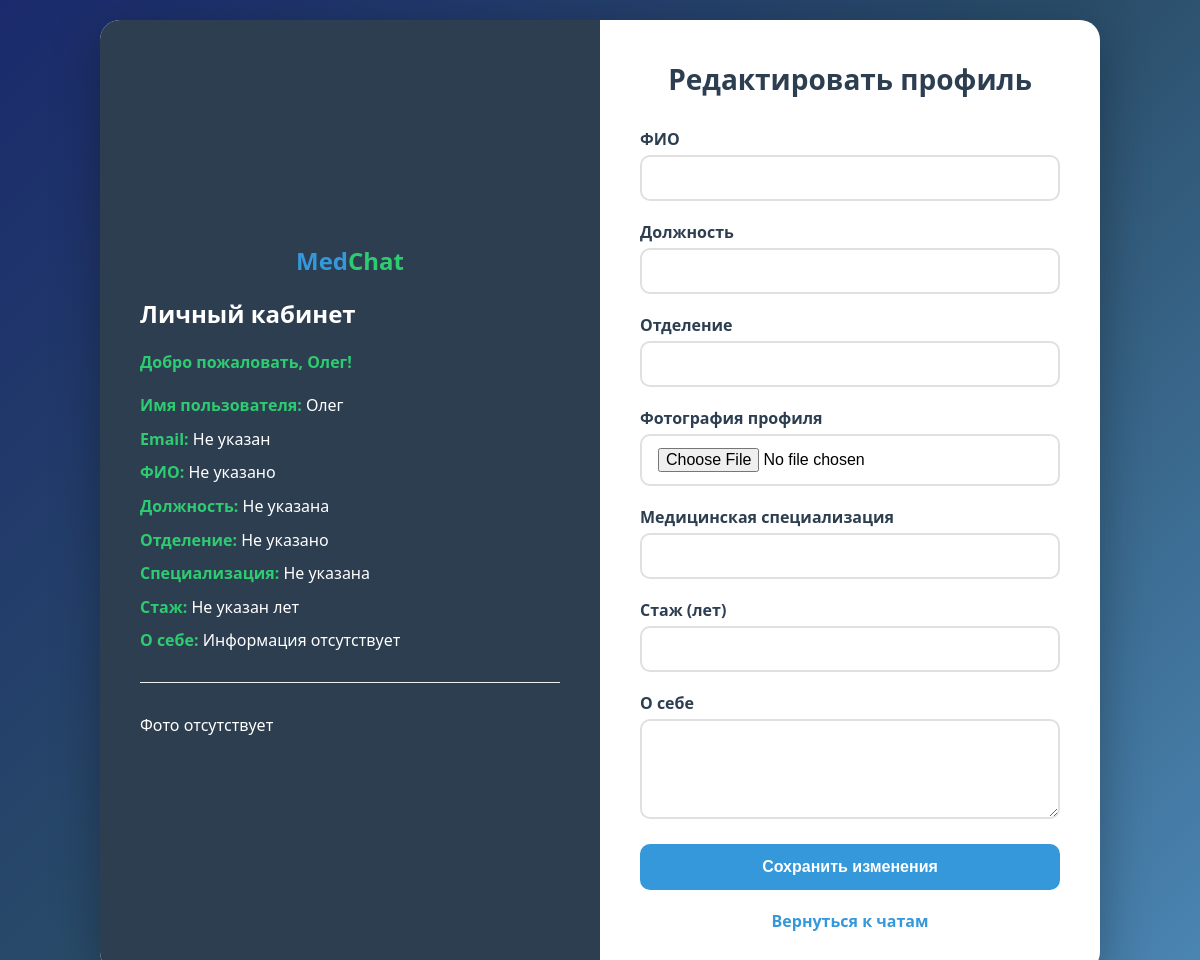
Screenshot of /profile/ (signed in) with the database file from the repository.
### messenger/models.py (models this page shows, shortened)
class Profile(models.Model):
    user = models.OneToOneField(User, on_delete=models.CASCADE, verbose_name="Пользователь")
    full_name = models.CharField("ФИО", max_length=150, blank=True)
    position = models.CharField("Должность", max_length=100, blank=True)
    department = models.CharField("Отделение", max_length=100, blank=True)
    photo = models.ImageField("Фотография", upload_to="profile_photos/", blank=True, null=True)
    medical_specialization = models.CharField("Медицинская специализация", max_length=200, blank=True)
    experience_years = models.PositiveIntegerField("Стаж (лет)", blank=True, null=True)
    bio = models.TextField("О себе", blank=True)

### messenger/views.py (the view)
# urls.py: path('profile/', views.profile, name='profile'),
@login_required
def profile(request):
    profile, created = Profile.objects.get_or_create(user=request.user)
    if request.method == 'POST':
        form = ProfileForm(request.POST, request.FILES, instance=profile)
        if form.is_valid():
            form.save()
            return redirect('profile')
    else:
        form = ProfileForm(instance=profile)
    return render(request, 'messenger/profile.html', {'form': form, 'profile': profile})

### messenger/forms.py
class ProfileForm(forms.ModelForm):
    class Meta:
        model = Profile
        fields = [
            'full_name', 'position', 'department', 'photo',
            'medical_specialization', 'experience_years', 'bio'
        ]
        labels = {
            'full_name': 'ФИО',
            'position': 'Должность',
            'department': 'Отделение',
            'photo': 'Фотография профиля',
            'medical_specialization': 'Медицинская специализация',
            'experience_years': 'Стаж (лет)',
            'bio': 'О себе',
        }
        widgets = {
            'full_name': forms.TextInput(attrs={'class': 'form-control'}),
            'position': forms.TextInput(attrs={'class': 'form-control'}),
            'department': forms.TextInput(attrs={'class': 'form-control'}),
            'photo': forms.FileInput(attrs={'class': 'form-control'}),
            'medical_specialization': forms.TextInput(attrs={'class': 'form-control'}),
            'experience_years': forms.NumberInput(attrs={'class': 'form-control', 'min': 0}),
            'bio': forms.Textarea(attrs={'class': 'form-control', 'rows': 4}),
        }

### messenger/templates/messenger/profile.html (shortened to what this page needs)
<!DOCTYPE html>
<html lang="ru">
<head>
</head>
<body>
    <div class="container">
        <div class="info-section">
            <div class="logo">
                <h3>Med<span>Chat</span></h3>
            </div>
            <h2>Личный кабинет</h2>
            <p><strong>Добро пожаловать, {{ user.username }}!</strong></p>
            <div class="profile-info">
                <p><strong>Имя пользователя:</strong> {{ user.username }}</p>
                <p><strong>Email:</strong> {{ user.email|default:"Не указан" }}</p>
                <p><strong>ФИО:</strong> {{ profile.full_name|default:"Не указано" }}</p>
                <p><strong>Должность:</strong> {{ profile.position|default:"Не указана" }}</p>
                <p><strong>Отделение:</strong> {{ profile.department|default:"Не указано" }}</p>
                <p><strong>Специализация:</strong> {{ profile.medical_specialization|default:"Не указана" }}</p>
                <p><strong>Стаж:</strong> {{ profile.experience_years|default:"Не указан" }} лет</p>
                <p><strong>О себе:</strong> {{ profile.bio|default:"Информация отсутствует" }}</p>
            </div>
            {% if profile.photo %}
                <img src="{{ profile.photo.url }}" alt="Фото профиля" class="profile-photo">
            {% else %}
                <p>Фото отсутствует</p>
            {% endif %}
        </div>
        <div class="form-section">
            <h1>Редактировать профиль</h1>
            <form method="post" enctype="multipart/form-data">
                {% for field in form %}
                    <div class="form-group">
                        <label for="{{ field.id_for_label }}">{{ field.label }}</label>
                        {{ field }}
                    </div>
                {% endfor %}
                <button type="submit" class="btn">Сохранить изменения</button>
            </form>
            <a href="{% url 'chats' %}" class="back-link">Вернуться к чатам</a>
        </div>
    </div>
</body>
</html>

### messenger/templates/messenger/profile.html (style rules this page uses)
* { margin: 0; padding: 0; box-sizing: border-box; }
body { font-family: 'Segoe UI', Tahoma, Geneva, Verdana, sans-serif; background: linear-gradient(135deg, #1a2a6c, #2a4d69, #4b86b4); min-height: 100vh; display: flex; justify-content: center; align-items: center; padding: 20px; }
.container { display: flex; max-width: 1000px; width: 100%; background: white; border-radius: 20px; box-shadow: 0 15px 50px rgba(0, 0, 0, 0.3); overflow: hidden; }
.info-section { flex: 1; padding: 40px; background: #2c3e50; color: white; display: flex; flex-direction: column; justify-content: center; }
.info-section h2 { font-size: 24px; margin-bottom: 20px; }
.info-section p { margin-bottom: 10px; line-height: 1.6; }
.info-section strong { color: #2ecc71; }
.form-section { flex: 1; padding: 40px; display: flex; flex-direction: column; justify-content: center; }
.form-section h1 { color: #2c3e50; font-size: 28px; margin-bottom: 30px; text-align: center; }
.form-group { margin-bottom: 20px; }
.form-group label { display: block; margin-bottom: 5px; color: #2c3e50; font-weight: 600; }
.form-control { width: 100%; padding: 12px 16px; border: 2px solid #e0e0e0; border-radius: 10px; font-size: 16px; outline: none; transition: border-color 0.3s ease; }
.btn { width: 100%; padding: 14px; background: #3498db; color: white; border: none; border-radius: 10px; font-size: 16px; font-weight: 600; cursor: pointer; transition: background 0.3s ease; }
.back-link { display: block; text-align: center; margin-top: 20px; color: #3498db; text-decoration: none; font-weight: 600; }
.profile-info { margin-bottom: 30px; padding-bottom: 20px; border-bottom: 1px solid #eee; }
.profile-info p { margin: 8px 0; }
.logo { text-align: center; margin-bottom: 20px; }
.logo h3 { color: #3498db; font-size: 24px; font-weight: 700; }
.logo span { color: #2ecc71; }

### rows the page displays
Profile: full_name "Не указано", position "Не указана", department "Не указано", medical_specialization "Не указана", experience_years "Не указан", bio "Информация отсутствует"

### other values shown
{{ user.username }} "Олег"
{{ user.email|default:"Не указан" }} "Не указан"
{{ field.label }} "ФИО" "Должность" "Отделение" "Фотография профиля" "Медицинская специализация" "Стаж (лет)" "О себе"
